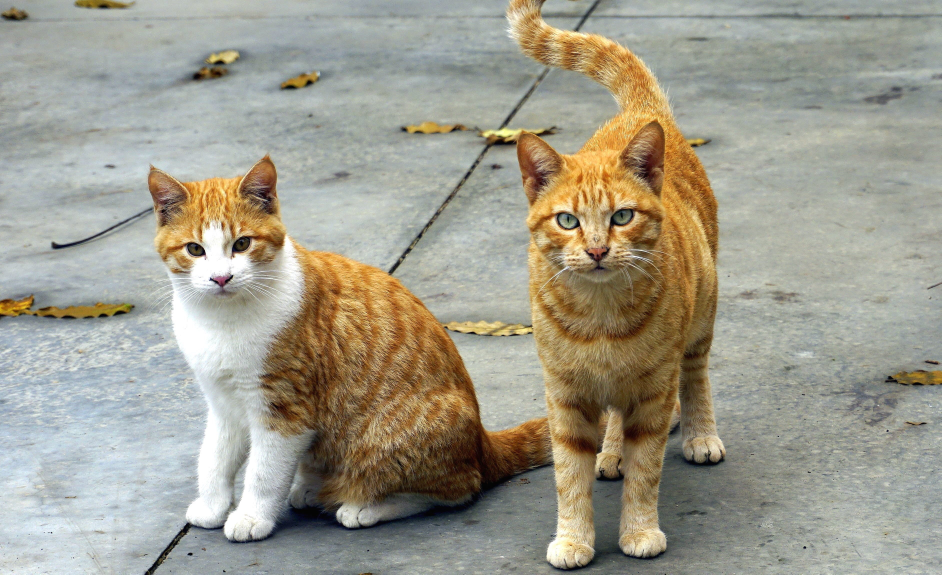
#> input picture cat_2.jpg, 3766 x 2298 px, given in place of the camera (shown at 1/4 size)
$ jupyter execute --allow-errors OpenCvProjects.ipynb   (text cells are left out)
#> lines starting #> are read from the running program, lines starting #| are printed output that depends on the picture; after the words box and inside, x2 and y2 are one past the last pixel; in counts of white or black regions, pixels touching at a corner belong together
[cell 1]
import cv2 as cv
import numpy as np
import matplotlib.pyplot as plt
import warnings
import os

[cell 2]
def rescaler(img, scale=0.5):
    w, h = int(img.shape[1] * scale), int(img.shape[0] * scale)
    dim = (w , h)
    return cv.resize(img, dim, interpolation=cv.INTER_AREA)

[cell 3]
live = cv.VideoCapture(0)
live.set(3, 1250)
live.set(4, 750)

while True:
    isTrue, frame = live.read()
#> frame is the input picture: shape (2298, 3766, 3); mean B, G, R 140.9, 155.7, 159.3
    cv.imshow("live Video", frame)

    if cv.waitKey(20) & 0xFF==ord('q'):
#> (key q is pressed here)
        break

live.release()
cv.destroyAllWindows()

[cell 4]
image = cv.imread("./index.jpeg")
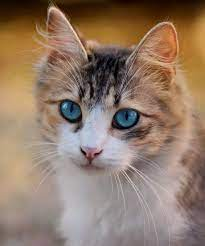
#> input picture index.jpeg, 205 x 246 px
#> image is the input picture: shape (246, 205, 3); mean B, G, R 105.6, 122.8, 145.6


warp_affine = cv.warpAffine(image, np.float32([[1,0, 90], [0,1, 20]]), (image.shape[1], image.shape[0]))
flipped = cv.flip(image, 1)
resize = cv.resize(image, (900, 700), interpolation=cv.INTER_LINEAR)

cv.imshow("Original Image",image)
cv.imshow("Resized Image",resize)
cv.imshow("shifted Image",warp_affine)
cv.imshow("Flipped Image",flipped)
cv.waitKey()
cv.destroyAllWindows()

[cell 5]
image  = cv.imread("./peets.jpg")
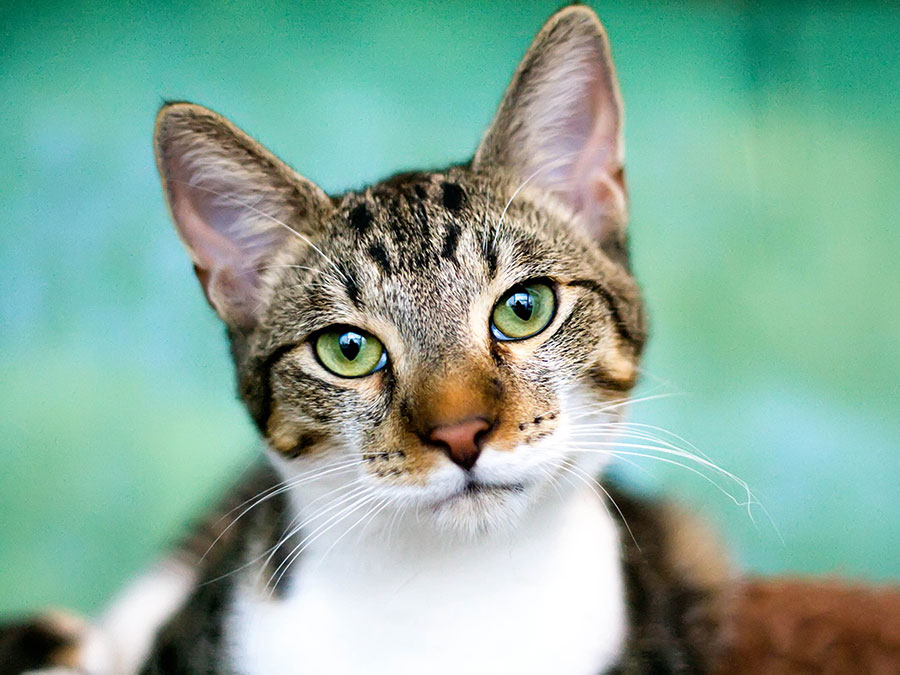
#> input picture peets.jpg, 900 x 675 px
#> image is the input picture: shape (675, 900, 3); mean B, G, R 154.3, 171, 134.8
gray = cv.cvtColor(image, cv.COLOR_BGR2GRAY)
blank = np.zeros(gray.shape[:2], dtype="uint8")

circle = cv.circle(blank, (blank.shape[1]//2, blank.shape[0]//2), 200, 255, -1, 2)
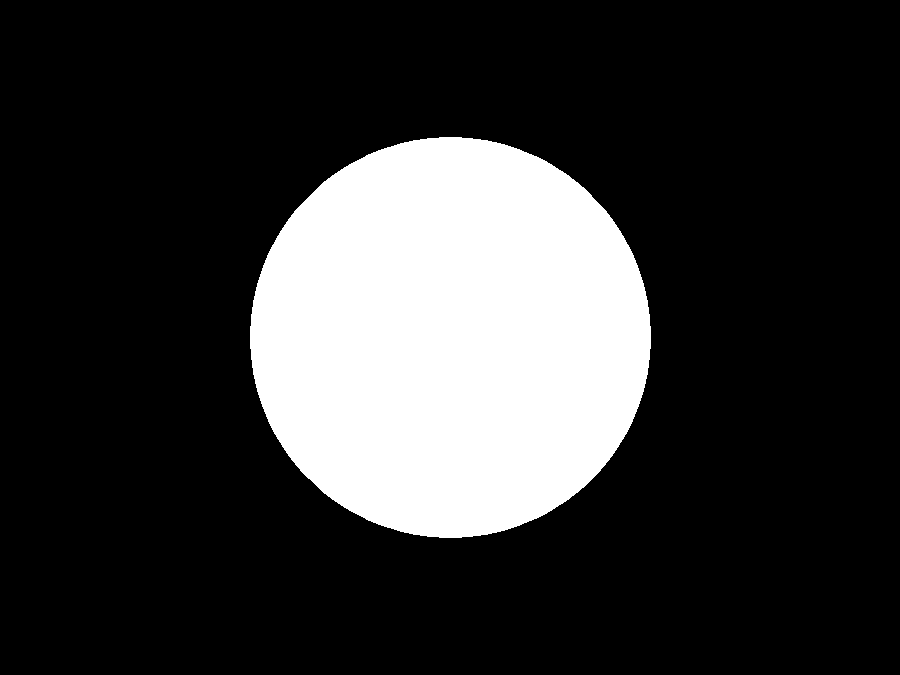
#> blank: shape (675, 900); 20.8% white; 1 white region, box (x1, y1, x2, y2) and area: (250, 137, 651, 538) 126169
mask = cv.bitwise_and(gray, gray, mask= circle)
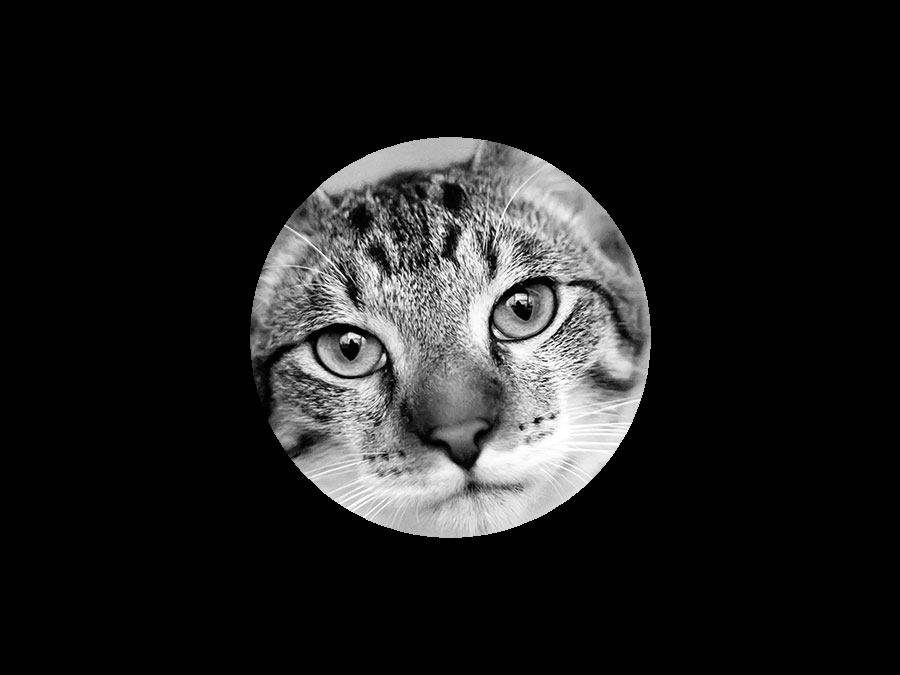
#> mask: shape (675, 900); min 0, max 255, mean 30
# cv.imshow("Mask image", mask)
hist = cv.calcHist([gray], [0], mask, [456], [0, 256])
#> hist = 456 values, max 972 at index 343, min 0 at index 0, mean 276

colors = ["b", "g", "r"]

for i, c in enumerate(colors):
    histo = cv.calcHist([image], [i], None, [255], [0, 256])
    plt.plot(histo, color=c)
    plt.xlim([0, 256])

# plt.plot(hist)
plt.title("histogram of the image")
plt.xlabel("bins")
plt.ylabel("intensity")
# plt.tight_layout()
plt.show()
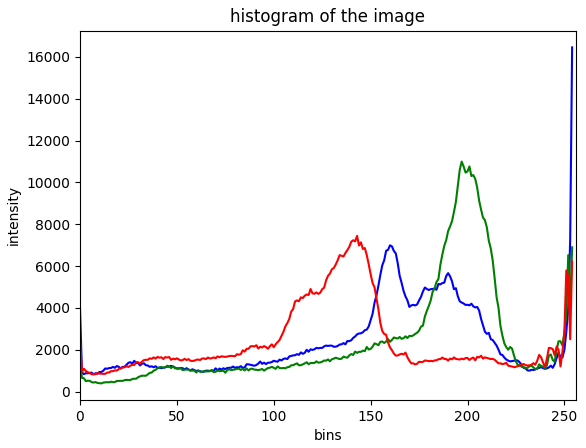
#> figure drawn by matplotlib, 1 panel; curve peaks at x = 254, y = 16457; curve peaks at x = 197, y = 10997; curve peaks at x = 143, y = 7446

# cv.imshow("Original Image", image)
cv.waitKey()
cv.destroyAllWindows()

[cell 6]
image = cv.imread("./index.jpeg")

gray =  cv.cvtColor(image, cv.COLOR_BGR2GRAY)
#> gray: shape (246, 205)

blur = cv.GaussianBlur(gray, (3,3), cv.BORDER_DEFAULT)
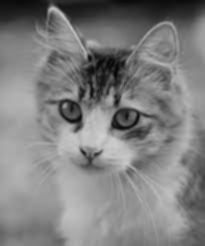
#> blur: shape (246, 205); min 3, max 210, mean 127.6

edge = cv.Canny(blur, 180 ,170)
#> edge: shape (246, 205); 2.4% white in thin lines or dots, all inside (x1, y1, x2, y2) = (46, 4, 182, 180)

dilated = cv.dilate(edge, (7, 9), iterations=4)
#> dilated: shape (246, 205); 7.4% white; 54 white regions (29 under 20 px), largest, box (x1, y1, x2, y2) and area: (100, 82, 156, 137) 850, (49, 83, 87, 137) 669, (46, 4, 94, 73) 522
eroded = cv.erode(dilated, (7, 2), iterations=1)
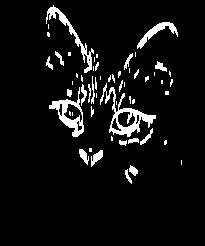
#> eroded: shape (246, 205); 6.5% white; 56 white regions (32 under 20 px), largest, box (x1, y1, x2, y2) and area: (100, 83, 156, 137) 743, (49, 87, 84, 137) 530, (46, 5, 94, 73) 462

cv.imshow("Original Image",image)
cv.imshow("Gray Image",gray)
cv.imshow("BLur Image",blur)
cv.imshow("edges Image",edge)
cv.imshow("dilate Image", dilated)
cv.imshow("eroded Image", eroded)
cv.waitKey()
cv.destroyAllWindows()

[cell 7]
image = cv.imread("./cats_2.jpg")
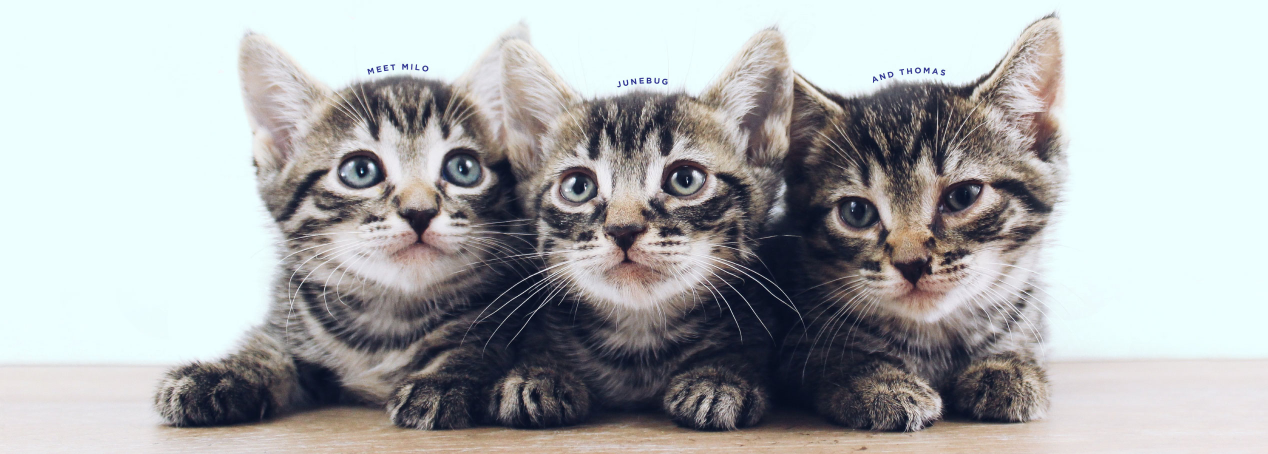
#> input picture cats_2.jpg, 2536 x 908 px (shown at 1/2 size)
#> image is the input picture: shape (908, 2536, 3); mean B, G, R 176.3, 175.5, 172.8
image = cv.resize(image, (500, 500))
#> image: shape (500, 500, 3)
gray = cv.cvtColor(image , cv.COLOR_BGR2GRAY)
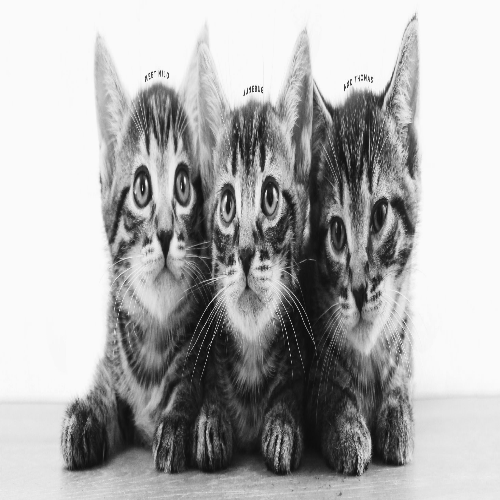
#> gray: shape (500, 500); min 7, max 252, mean 174.8

threshold, thresh_im = cv.threshold(gray, 150, 255, cv.THRESH_BINARY)
#> thresh_im: shape (500, 500); 65.5% white; 281 black regions (267 under 20 px), largest, box (x1, y1, x2, y2) and area: (63, 68, 416, 484) 80411, (219, 101, 290, 205) 3018, (133, 164, 156, 225) 654
threshold, thresh_im_inv  = cv.threshold(thresh_im, 150, 255, cv.THRESH_BINARY_INV)

# Adaptive Threshold

adaptive = cv.adaptiveThreshold(gray, 255, cv.ADAPTIVE_THRESH_MEAN_C, cv.THRESH_BINARY, 7, 2)
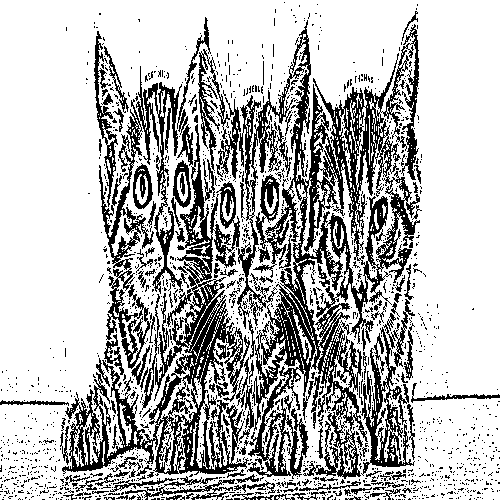
#> adaptive: shape (500, 500); 72.7% white; 1645 black regions (1498 under 20 px), largest, box (x1, y1, x2, y2) and area: (237, 20, 420, 479) 26810, (62, 124, 250, 476) 13935, (99, 66, 189, 369) 5800

cv.imshow("Threshold Image ",thresh_im_inv)
cv.imshow("Adaptive thresh ",adaptive)
cv.waitKey()
cv.destroyAllWindows()
